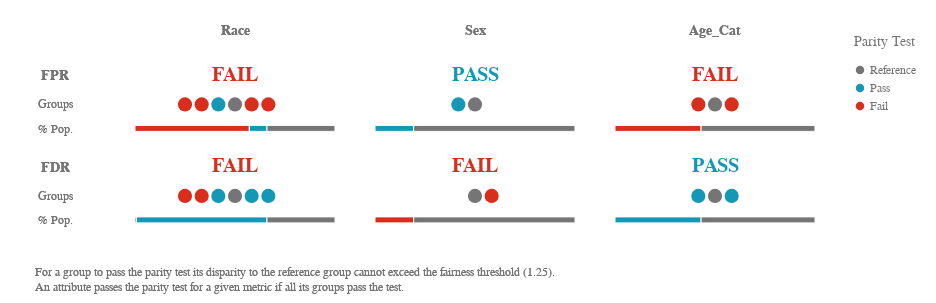

Notebook source saved alongside this figure:
### Markdown cell above
###### Gráfico resumiendo las disparidades según las métricas definidas y el umbral de disparidad

### Code cell
ap.summary(bdf, metrics, fairness_threshold = disparity_tolerance)

### Figure 1 — Vega-Lite specification as saved in the notebook (floating-point values rounded to 4 significant figures)
{"config": {"view": {"continuousWidth": 400, "continuousHeight": 300, "strokeWidth": 0}, "legend": {"labelColor": "rgb(117,117,117)", "labelFont": "Arial", "labelFontSize": 12, "titleColor": "rgb(117,117,117)", "titleFont": "Arial", "titleFontSize": 14, "titleFontWeight": "normal", "titlePadding": 15}}, "vconcat": [{"hconcat": [{"vconcat": [{"mark": {"type": "text", "align": "center", "baseline": "middle", "color": "rgb(117,117,117)", "font": "Arial", "fontWeight": "bold", "size": 14}, "encoding": {"text": {"value": ""}}, "height": 32.25, "width": 80.0}, {"layer": [{"mark": {"type": "text", "align": "center", "baseline": "middle", "color": "rgb(117,117,117)", "font": "Arial", "fontWeight": "bold", "size": 14}, "encoding": {"text": {"value": "FPR"}, "y": {"type": "quantitative", "axis": {"domain": false, "grid": false, "labels": false, "ticks": false, "title": " "}, "field": "y_position", "scale": {"domain": [3, 1]}}}, "transform": [{"calculate": "1.2", "as": "y_position"}]}, {"mark": {"type": "text", "align": "center", "baseline": "middle", "color": "rgb(117,117,117)", "font": "Arial", "size": 12}, "encoding": {"text": {"value": "Groups"}, "y": {"type": "quantitative", "axis": {"domain": false, "grid": false, "labels": false, "ticks": false, "title": " "}, "field": "y_position", "scale": {"domain": [3, 1]}}}, "transform": [{"calculate": "2", "as": "y_position"}]}, {"mark": {"type": "text", "align": "center", "baseline": "middle", "color": "rgb(117,117,117)", "font": "Arial", "size": 12}, "encoding": {"text": {"value": "% Pop."}, "y": {"type": "quantitative", "axis": {"domain": false, "grid": false, "labels": false, "ticks": false, "title": " "}, "field": "y_position", "scale": {"domain": [3, 1]}}}, "transform": [{"calculate": "2.7", "as": "y_position"}]}], "height": 69.88, "width": 80.0}, {"layer": [{"mark": {"type": "text", "align": "center", "baseline": "middle", "color": "rgb(117,117,117)", "font": "Arial", "fontWeight": "bold", "size": 14}, "encoding": {"text": {"value": "FDR"}, "y": {"type": "quantitative", "axis": {"domain": false, "grid": false, "labels": false, "ticks": false, "title": " "}, "field": "y_position", "scale": {"domain": [3, 1]}}}, "transform": [{"calculate": "1.2", "as": "y_position"}]}, {"mark": {"type": "text", "align": "center", "baseline": "middle", "color": "rgb(117,117,117)", "font": "Arial", "size": 12}, "encoding": {"text": {"value": "Groups"}, "y": {"type": "quantitative", "axis": {"domain": false, "grid": false, "labels": false, "ticks": false, "title": " "}, "field": "y_position", "scale": {"domain": [3, 1]}}}, "transform": [{"calculate": "2", "as": "y_position"}]}, {"mark": {"type": "text", "align": "center", "baseline": "middle", "color": "rgb(117,117,117)", "font": "Arial", "size": 12}, "encoding": {"text": {"value": "% Pop."}, "y": {"type": "quantitative", "axis": {"domain": false, "grid": false, "labels": false, "ticks": false, "title": " "}, "field": "y_position", "scale": {"domain": [3, 1]}}}, "transform": [{"calculate": "2.7", "as": "y_position"}]}], "height": 69.88, "width": 80.0}], "bounds": "flush", "data": {"name": "data-79dd248bdaa0ea02c535240e8ad022c8"}, "spacing": 21.5}, {"hconcat": [{"vconcat": [{"data": {"name": "data-79dd248bdaa0ea02c535240e8ad022c8"}, "mark": {"type": "text", "align": "center", "baseline": "middle", "color": "rgb(117,117,117)", "font": "Arial", "fontWeight": "bold", "size": 14}, "encoding": {"text": {"value": "Race"}}, "height": 32.25, "width": 200.0}, {"layer": [{"data": {"name": "data-0648884f34076ca4404072fa7f837079"}, "mark": {"type": "text", "align": "center", "baseline": "middle", "font": "Arial", "fontWeight": "bold", "size": 20}, "encoding": {"color": {"type": "ordinal", "field": "parity_result", "legend": {"title": ""}, "scale": {"domain": ["Reference", "Pass", "Fail"], "range": ["rgb(117,117,117)", "rgb(20, 152, 181)", "rgb(217, 46, 28)"]}}, "text": {"value": "FAIL"}, "y": {"type": "quantitative", "axis": {"domain": false, "grid": false, "labels": false, "ticks": false, "title": " "}, "field": "y_position", "scale": {"domain": [3, 1]}}}, "transform": [{"calculate": "1", "as": "y_position"}]}, {"data": {"name": "data-e5c889fc3a7e6913d4b53ba1ab81db6e"}, "mark": {"type": "bar", "size": 6, "stroke": "white"}, "encoding": {"color": {"type": "ordinal", "field": "fpr_parity_result", "legend": {"padding": 20, "title": "Parity Test"}, "scale": {"domain": ["Reference", "Pass", "Fail"], "range": ["rgb(117,117,117)", "rgb(20, 152, 181)", "rgb(217, 46, 28)"]}}, "tooltip": [{"type": "nominal", "field": "fpr_parity_result", "title": "Parity"}, {"type": "nominal", "field": "tooltip_group_size", "title": "Size"}, {"type": "nominal", "field": "tooltip_groups_name_size", "title": "Groups"}], "x": {"type": "quantitative", "aggregate": "sum", "axis": {"domain": false, "grid": false, "labels": false, "ticks": false, "title": " "}, "field": "group_size", "stack": "normalize"}, "y": {"type": "quantitative", "axis": {"domain": false, "grid": false, "labels": false, "ticks": false, "title": " "}, "field": "y_position", "scale": {"domain": [3, 1]}}}, "transform": [{"calculate": "2.8", "as": "y_position"}]}, {"data": {"name": "data-2cba3c2e80ae48cf8c5008433f170832"}, "mark": {"type": "circle", "opacity": 1}, "encoding": {"color": {"type": "ordinal", "field": "fpr_parity_result", "legend": {"title": ""}, "scale": {"domain": ["Reference", "Pass", "Fail"], "range": ["rgb(117,117,117)", "rgb(20, 152, 181)", "rgb(217, 46, 28)"]}}, "size": {"value": 200}, "tooltip": [{"type": "nominal", "field": "attribute_value", "title": "Group"}, {"type": "nominal", "field": "tooltip_group_size", "title": "Group Size"}, {"type": "nominal", "field": "tooltip_parity_test_explanation_fpr", "title": "Parity Test"}, {"type": "nominal", "field": "tooltip_disparity_explanation_fpr", "title": "Disparity"}, {"type": "quantitative", "field": "fpr", "format": ".2f", "title": "FPR"}], "x": {"type": "quantitative", "axis": {"domain": false, "grid": false, "labels": false, "ticks": false, "title": " "}, "field": "fpr_disparity_rank", "scale": {"domain": [-6, 6], "nice": false}}, "y": {"type": "quantitative", "axis": {"domain": false, "grid": false, "labels": false, "ticks": false, "title": " "}, "field": "y_position", "scale": {"domain": [3, 1]}}}, "transform": [{"calculate": "2", "as": "y_position"}]}], "height": 69.88, "resolve": {"scale": {"x": "independent"}}, "width": 200.0}, {"layer": [{"data": {"name": "data-0648884f34076ca4404072fa7f837079"}, "mark": {"type": "text", "align": "center", "baseline": "middle", "font": "Arial", "fontWeight": "bold", "size": 20}, "encoding": {"color": {"type": "ordinal", "field": "parity_result", "legend": {"title": ""}, "scale": {"domain": ["Reference", "Pass", "Fail"], "range": ["rgb(117,117,117)", "rgb(20, 152, 181)", "rgb(217, 46, 28)"]}}, "text": {"value": "FAIL"}, "y": {"type": "quantitative", "axis": {"domain": false, "grid": false, "labels": false, "ticks": false, "title": " "}, "field": "y_position", "scale": {"domain": [3, 1]}}}, "transform": [{"calculate": "1", "as": "y_position"}]}, {"data": {"name": "data-044844bfbe0bddaeb30b6be75ec9e7f6"}, "mark": {"type": "bar", "size": 6, "stroke": "white"}, "encoding": {"color": {"type": "ordinal", "field": "fdr_parity_result", "legend": {"padding": 20, "title": "Parity Test"}, "scale": {"domain": ["Reference", "Pass", "Fail"], "range": ["rgb(117,117,117)", "rgb(20, 152, 181)", "rgb(217, 46, 28)"]}}, "tooltip": [{"type": "nominal", "field": "fdr_parity_result", "title": "Parity"}, {"type": "nominal", "field": "tooltip_group_size", "title": "Size"}, {"type": "nominal", "field": "tooltip_groups_name_size", "title": "Groups"}], "x": {"type": "quantitative", "aggregate": "sum", "axis": {"domain": false, "grid": false, "labels": false, "ticks": false, "title": " "}, "field": "group_size", "stack": "normalize"}, "y": {"type": "quantitative", "axis": {"domain": false, "grid": false, "labels": false, "ticks": false, "title": " "}, "field": "y_position", "scale": {"domain": [3, 1]}}}, "transform": [{"calculate": "2.8", "as": "y_position"}]}, {"data": {"name": "data-2cba3c2e80ae48cf8c5008433f170832"}, "mark": {"type": "circle", "opacity": 1}, "encoding": {"color": {"type": "ordinal", "field": "fdr_parity_result", "legend": {"title": ""}, "scale": {"domain": ["Reference", "Pass", "Fail"], "range": ["rgb(117,117,117)", "rgb(20, 152, 181)", "rgb(217, 46, 28)"]}}, "size": {"value": 200}, "tooltip": [{"type": "nominal", "field": "attribute_value", "title": "Group"}, {"type": "nominal", "field": "tooltip_group_size", "title": "Group Size"}, {"type": "nominal", "field": "tooltip_parity_test_explanation_fdr", "title": "Parity Test"}, {"type": "nominal", "field": "tooltip_disparity_explanation_fdr", "title": "Disparity"}, {"type": "quantitative", "field": "fdr", "format": ".2f", "title": "FDR"}], "x": {"type": "quantitative", "axis": {"domain": false, "grid": false, "labels": false, "ticks": false, "title": " "}, "field": "fdr_disparity_rank", "scale": {"domain": [-6, 6], "nice": false}}, "y": {"type": "quantitative", "axis": {"domain": false, "grid": false, "labels": false, "ticks": false, "title": " "}, "field": "y_position", "scale": {"domain": [3, 1]}}}, "transform": [{"calculate": "2", "as": "y_position"}]}], "height": 69.88, "resolve": {"scale": {"x": "independent"}}, "width": 200.0}], "bounds": "flush", "spacing": 21.5}, {"vconcat": [{"data": {"name": "data-79dd248bdaa0ea02c535240e8ad022c8"}, "mark": {"type": "text", "align": "center", "baseline": "middle", "color": "rgb(117,117,117)", "font": "Arial", "fontWeight": "bold", "size": 14}, "encoding": {"text": {"value": "Sex"}}, "height": 32.25, "width": 200.0}, {"layer": [{"data": {"name": "data-126d4ae515fac080ab56453e43289c66"}, "mark": {"type": "text", "align": "center", "baseline": "middle", "font": "Arial", "fontWeight": "bold", "size": 20}, "encoding": {"color": {"type": "ordinal", "field": "parity_result", "legend": {"title": ""}, "scale": {"domain": ["Reference", "Pass", "Fail"], "range": ["rgb(117,117,117)", "rgb(20, 152, 181)", "rgb(217, 46, 28)"]}}, "text": {"value": "PASS"}, "y": {"type": "quantitative", "axis": {"domain": false, "grid": false, "labels": false, "ticks": false, "title": " "}, "field": "y_position", "scale": {"domain": [3, 1]}}}, "transform": [{"calculate": "1", "as": "y_position"}]}, {"data": {"name": "data-669876db1a2e2819fe667e7a9ab6cfeb"}, "mark": {"type": "bar", "size": 6, "stroke": "white"}, "encoding": {"color": {"type": "ordinal", "field": "fpr_parity_result", "legend": {"padding": 20, "title": "Parity Test"}, "scale": {"domain": ["Reference", "Pass", "Fail"], "range": ["rgb(117,117,117)", "rgb(20, 152, 181)", "rgb(217, 46, 28)"]}}, "tooltip": [{"type": "nominal", "field": "fpr_parity_result", "title": "Parity"}, {"type": "nominal", "field": "tooltip_group_size", "title": "Size"}, {"type": "nominal", "field": "tooltip_groups_name_size", "title": "Groups"}], "x": {"type": "quantitative", "aggregate": "sum", "axis": {"domain": false, "grid": false, "labels": false, "ticks": false, "title": " "}, "field": "group_size", "stack": "normalize"}, "y": {"type": "quantitative", "axis": {"domain": false, "grid": false, "labels": false, "ticks": false, "title": " "}, "field": "y_position", "scale": {"domain": [3, 1]}}}, "transform": [{"calculate": "2.8", "as": "y_position"}]}, {"data": {"name": "data-c73440178a70acac58ecaa9a15b8e0a1"}, "mark": {"type": "circle", "opacity": 1}, "encoding": {"color": {"type": "ordinal", "field": "fpr_parity_result", "legend": {"title": ""}, "scale": {"domain": ["Reference", "Pass", "Fail"], "range": ["rgb(117,117,117)", "rgb(20, 152, 181)", "rgb(217, 46, 28)"]}}, "size": {"value": 200}, "tooltip": [{"type": "nominal", "field": "attribute_value", "title": "Group"}, {"type": "nominal", "field": "tooltip_group_size", "title": "Group Size"}, {"type": "nominal", "field": "tooltip_parity_test_explanation_fpr", "title": "Parity Test"}, {"type": "nominal", "field": "tooltip_disparity_explanation_fpr", "title": "Disparity"}, {"type": "quantitative", "field": "fpr", "format": ".2f", "title": "FPR"}], "x": {"type": "quantitative", "axis": {"domain": false, "grid": false, "labels": false, "ticks": false, "title": " "}, "field": "fpr_disparity_rank", "scale": {"domain": [-6, 6], "nice": false}}, "y": {"type": "quantitative", "axis": {"domain": false, "grid": false, "labels": false, "ticks": false, "title": " "}, "field": "y_position", "scale": {"domain": [3, 1]}}}, "transform": [{"calculate": "2", "as": "y_position"}]}], "height": 69.88, "resolve": {"scale": {"x": "independent"}}, "width": 200.0}, {"layer": [{"data": {"name": "data-0648884f34076ca4404072fa7f837079"}, "mark": {"type": "text", "align": "center", "baseline": "middle", "font": "Arial", "fontWeight": "bold", "size": 20}, "encoding": {"color": {"type": "ordinal", "field": "parity_result", "legend": {"title": ""}, "scale": {"domain": ["Reference", "Pass", "Fail"], "range": ["rgb(117,117,117)", "rgb(20, 152, 181)", "rgb(217, 46, 28)"]}}, "text": {"value": "FAIL"}, "y": {"type": "quantitative", "axis": {"domain": false, "grid": false, "labels": false, "ticks": false, "title": " "}, "field": "y_position", "scale": {"domain": [3, 1]}}}, "transform": [{"calculate": "1", "as": "y_position"}]}, {"data": {"name": "data-aa201ecef1357f2d5af6ab2e04f7748c"}, "mark": {"type": "bar", "size": 6, "stroke": "white"}, "encoding": {"color": {"type": "ordinal", "field": "fdr_parity_result", "legend": {"padding": 20, "title": "Parity Test"}, "scale": {"domain": ["Reference", "Pass", "Fail"], "range": ["rgb(117,117,117)", "rgb(20, 152, 181)", "rgb(217, 46, 28)"]}}, "tooltip": [{"type": "nominal", "field": "fdr_parity_result", "title": "Parity"}, {"type": "nominal", "field": "tooltip_group_size", "title": "Size"}, {"type": "nominal", "field": "tooltip_groups_name_size", "title": "Groups"}], "x": {"type": "quantitative", "aggregate": "sum", "axis": {"domain": false, "grid": false, "labels": false, "ticks": false, "title": " "}, "field": "group_size", "stack": "normalize"}, "y": {"type": "quantitative", "axis": {"domain": false, "grid": false, "labels": false, "ticks": false, "title": " "}, "field": "y_position", "scale": {"domain": [3, 1]}}}, "transform": [{"calculate": "2.8", "as": "y_position"}]}, {"data": {"name": "data-c73440178a70acac58ecaa9a15b8e0a1"}, "mark": {"type": "circle", "opacity": 1}, "encoding": {"color": {"type": "ordinal", "field": "fdr_parity_result", "legend": {"title": ""}, "scale": {"domain": ["Reference", "Pass", "Fail"], "range": ["rgb(117,117,117)", "rgb(20, 152, 181)", "rgb(217, 46, 28)"]}}, "size": {"value": 200}, "tooltip": [{"type": "nominal", "field": "attribute_value", "title": "Group"}, {"type": "nominal", "field": "tooltip_group_size", "title": "Group Size"}, {"type": "nominal", "field": "tooltip_parity_test_explanation_fdr", "title": "Parity Test"}, {"type": "nominal", "field": "tooltip_disparity_explanation_fdr", "title": "Disparity"}, {"type": "quantitative", "field": "fdr", "format": ".2f", "title": "FDR"}], "x": {"type": "quantitative", "axis": {"domain": false, "grid": false, "labels": false, "ticks": false, "title": " "}, "field": "fdr_disparity_rank", "scale": {"domain": [-6, 6], "nice": false}}, "y": {"type": "quantitative", "axis": {"domain": false, "grid": false, "labels": false, "ticks": false, "title": " "}, "field": "y_position", "scale": {"domain": [3, 1]}}}, "transform": [{"calculate": "2", "as": "y_position"}]}], "height": 69.88, "resolve": {"scale": {"x": "independent"}}, "width": 200.0}], "bounds": "flush", "spacing": 21.5}, {"vconcat": [{"data": {"name": "data-79dd248bdaa0ea02c535240e8ad022c8"}, "mark": {"type": "text", "align": "center", "baseline": "middle", "color": "rgb(117,117,117)", "font": "Arial", "fontWeight": "bold", "size": 14}, "encoding": {"text": {"value": "Age_Cat"}}, "height": 32.25, "width": 200.0}, {"layer": [{"data": {"name": "data-0648884f34076ca4404072fa7f837079"}, "mark": {"type": "text", "align": "center", "baseline": "middle", "font": "Arial", "fontWeight": "bold", "size": 20}, "encoding": {"color": {"type": "ordinal", "field": "parity_result", "legend": {"title": ""}, "scale": {"domain": ["Reference", "Pass", "Fail"], "range": ["rgb(117,117,117)", "rgb(20, 152, 181)", "rgb(217, 46, 28)"]}}, "text": {"value": "FAIL"}, "y": {"type": "quantitative", "axis": {"domain": false, "grid": false, "labels": false, "ticks": false, "title": " "}, "field": "y_position", "scale": {"domain": [3, 1]}}}, "transform": [{"calculate": "1", "as": "y_position"}]}, {"data": {"name": "data-3b140241c996e724b1cbf24bacf492d2"}, "mark": {"type": "bar", "size": 6, "stroke": "white"}, "encoding": {"color": {"type": "ordinal", "field": "fpr_parity_result", "legend": {"padding": 20, "title": "Parity Test"}, "scale": {"domain": ["Reference", "Pass", "Fail"], "range": ["rgb(117,117,117)", "rgb(20, 152, 181)", "rgb(217, 46, 28)"]}}, "tooltip": [{"type": "nominal", "field": "fpr_parity_result", "title": "Parity"}, {"type": "nominal", "field": "tooltip_group_size", "title": "Size"}, {"type": "nominal", "field": "tooltip_groups_name_size", "title": "Groups"}], "x": {"type": "quantitative", "aggregate": "sum", "axis": {"domain": false, "grid": false, "labels": false, "ticks": false, "title": " "}, "field": "group_size", "stack": "normalize"}, "y": {"type": "quantitative", "axis": {"domain": false, "grid": false, "labels": false, "ticks": false, "title": " "}, "field": "y_position", "scale": {"domain": [3, 1]}}}, "transform": [{"calculate": "2.8", "as": "y_position"}]}, {"data": {"name": "data-c60faa53c4c11d8156ab4a5f996470c1"}, "mark": {"type": "circle", "opacity": 1}, "encoding": {"color": {"type": "ordinal", "field": "fpr_parity_result", "legend": {"title": ""}, "scale": {"domain": ["Reference", "Pass", "Fail"], "range": ["rgb(117,117,117)", "rgb(20, 152, 181)", "rgb(217, 46, 28)"]}}, "size": {"value": 200}, "tooltip": [{"type": "nominal", "field": "attribute_value", "title": "Group"}, {"type": "nominal", "field": "tooltip_group_size", "title": "Group Size"}, {"type": "nominal", "field": "tooltip_parity_test_explanation_fpr", "title": "Parity Test"}, {"type": "nominal", "field": "tooltip_disparity_explanation_fpr", "title": "Disparity"}, {"type": "quantitative", "field": "fpr", "format": ".2f", "title": "FPR"}], "x": {"type": "quantitative", "axis": {"domain": false, "grid": false, "labels": false, "ticks": false, "title": " "}, "field": "fpr_disparity_rank", "scale": {"domain": [-6, 6], "nice": false}}, "y": {"type": "quantitative", "axis": {"domain": false, "grid": false, "labels": false, "ticks": false, "title": " "}, "field": "y_position", "scale": {"domain": [3, 1]}}}, "transform": [{"calculate": "2", "as": "y_position"}]}], "height": 69.88, "resolve": {"scale": {"x": "independent"}}, "width": 200.0}, {"layer": [{"data": {"name": "data-126d4ae515fac080ab56453e43289c66"}, "mark": {"type": "text", "align": "center", "baseline": "middle", "font": "Arial", "fontWeight": "bold", "size": 20}, "encoding": {"color": {"type": "ordinal", "field": "parity_result", "legend": {"title": ""}, "scale": {"domain": ["Reference", "Pass", "Fail"], "range": ["rgb(117,117,117)", "rgb(20, 152, 181)", "rgb(217, 46, 28)"]}}, "text": {"value": "PASS"}, "y": {"type": "quantitative", "axis": {"domain": false, "grid": false, "labels": false, "ticks": false, "title": " "}, "field": "y_position", "scale": {"domain": [3, 1]}}}, "transform": [{"calculate": "1", "as": "y_position"}]}, {"data": {"name": "data-e083016bbf5a85805a1d4e5e45cd71c8"}, "mark": {"type": "bar", "size": 6, "stroke": "white"}, "encoding": {"color": {"type": "ordinal", "field": "fdr_parity_result", "legend": {"padding": 20, "title": "Parity Test"}, "scale": {"domain": ["Reference", "Pass", "Fail"], "range": ["rgb(117,117,117)", "rgb(20, 152, 181)", "rgb(217, 46, 28)"]}}, "tooltip": [{"type": "nominal", "field": "fdr_parity_result", "title": "Parity"}, {"type": "nominal", "field": "tooltip_group_size", "title": "Size"}, {"type": "nominal", "field": "tooltip_groups_name_size", "title": "Groups"}], "x": {"type": "quantitative", "aggregate": "sum", "axis": {"domain": false, "grid": false, "labels": false, "ticks": false, "title": " "}, "field": "group_size", "stack": "normalize"}, "y": {"type": "quantitative", "axis": {"domain": false, "grid": false, "labels": false, "ticks": false, "title": " "}, "field": "y_position", "scale": {"domain": [3, 1]}}}, "transform": [{"calculate": "2.8", "as": "y_position"}]}, {"data": {"name": "data-c60faa53c4c11d8156ab4a5f996470c1"}, "mark": {"type": "circle", "opacity": 1}, "encoding": {"color": {"type": "ordinal", "field": "fdr_parity_result", "legend": {"title": ""}, "scale": {"domain": ["Reference", "Pass", "Fail"], "range": ["rgb(117,117,117)", "rgb(20, 152, 181)", "rgb(217, 46, 28)"]}}, "size": {"value": 200}, "tooltip": [{"type": "nominal", "field": "attribute_value", "title": "Group"}, {"type": "nominal", "field": "tooltip_group_size", "title": "Group Size"}, {"type": "nominal", "field": "tooltip_parity_test_explanation_fdr", "title": "Parity Test"}, {"type": "nominal", "field": "tooltip_disparity_explanation_fdr", "title": "Disparity"}, {"type": "quantitative", "field": "fdr", "format": ".2f", "title": "FDR"}], "x": {"type": "quantitative", "axis": {"domain": false, "grid": false, "labels": false, "ticks": false, "title": " "}, "field": "fdr_disparity_rank", "scale": {"domain": [-6, 6], "nice": false}}, "y": {"type": "quantitative", "axis": {"domain": false, "grid": false, "labels": false, "ticks": false, "title": " "}, "field": "y_position", "scale": {"domain": [3, 1]}}}, "transform": [{"calculate": "2", "as": "y_position"}]}], "height": 69.88, "resolve": {"scale": {"x": "independent"}}, "width": 200.0}], "bounds": "flush", "spacing": 21.5}], "bounds": "flush", "spacing": 240.0}], "bounds": "flush", "spacing": 120.0}, {"layer": [{"mark": {"type": "text", "align": "left", "baseline": "top", "fill": "rgb(117,117,117)", "font": "Arial", "fontSize": 12, "fontWeight": "normal"}, "encoding": {"text": {"value": "For a group to pass the parity test its disparity to the reference group cannot exceed the fairness threshold (1.25)."}, "x": {"value": 20.0}, "y": {"value": 0}}}, {"mark": {"type": "text", "align": "left", "baseline": "top", "fill": "rgb(117,117,117)", "font": "Arial", "fontSize": 12, "fontWeight": "normal"}, "encoding": {"text": {"value": "An attribute passes the parity test for a given metric if all its groups pass the test."}, "x": {"value": 20.0}, "y": {"value": 15.0}}}], "data": {"name": "data-79dd248bdaa0ea02c535240e8ad022c8"}}], "padding": {"top": 15, "bottom": 10}, "$schema": "https://vega.github.io/schema/vega-lite/v4.8.1.json", "datasets": {"data-79dd248bdaa0ea02c535240e8ad022c8": [{"a": 1, "b": 0}, {"a": 1, "b": 0}], "data-0648884f34076ca4404072fa7f837079": [{"parity_result": "Fail"}], "data-e5c889fc3a7e6913d4b53ba1ab81db6e": [{"fpr_parity_result": "Fail", "attribute_name": "race", "total_entities": 7214, "group_size": 4123, "tooltip_groups_name_size": "African-American (3,696), Asian (32), Native American (18), Other (377)", "tooltip_group_size": "4,123 (57.15%)"}, {"fpr_parity_result": "Pass", "attribute_name": "race", "total_entities": 7214, "group_size": 637, "tooltip_groups_name_size": "Hispanic (637)", "tooltip_group_size": "637 (8.83%)"}, {"fpr_parity_result": "Reference", "attribute_name": "race", "total_entities": 7214, "group_size": 2454, "tooltip_groups_name_size": "Caucasian (2,454)", "tooltip_group_size": "2,454 (34.02%)"}], "data-2cba3c2e80ae48cf8c5008433f170832": [{"attribute_name": "race", "attribute_value": "African-American", "group_size": 3696, "total_entities": 7214, "ref_group_value": "Caucasian", "fpr": 0.4485, "fdr": 0.3703, "fpr_disparity": 1.912, "fdr_disparity": 0.9061, "fpr_disparity_scaled": 0.9121, "fpr_parity_result": "Fail", "tooltip_parity_test_explanation_fpr": "Fail. Above fairness threshold of 1.25", "tooltip_disparity_explanation_fpr": "1.91 times larger FPR than the reference group", "tooltip_group_size": "3,696 (51.23%)", "fpr_disparity_rank": 2.0, "group_size_formatted": "3,696", "tooltip_groups_name_size": "African-American (3,696)", "fdr_disparity_scaled": -0.1036, "fdr_parity_result": "Pass", "tooltip_parity_test_explanation_fdr": "Pass. Below fairness threshold of 1.25", "tooltip_disparity_explanation_fdr": "1.10 times smaller FDR than the reference group", "fdr_disparity_rank": -1.0}, {"attribute_name": "race", "attribute_value": "Asian", "group_size": 32, "total_entities": 7214, "ref_group_value": "Caucasian", "fpr": 0.08696, "fdr": 0.25, "fpr_disparity": 0.3707, "fdr_disparity": 0.6117, "fpr_disparity_scaled": -1.697, "fpr_parity_result": "Fail", "tooltip_parity_test_explanation_fpr": "Fail. Above fairness threshold of 1.25", "tooltip_disparity_explanation_fpr": "2.70 times smaller FPR than the reference group", "tooltip_group_size": "32 (0.44%)", "fpr_disparity_rank": -3.0, "group_size_formatted": "32", "tooltip_groups_name_size": "Asian (32)", "fdr_disparity_scaled": -0.6347, "fdr_parity_result": "Fail", "tooltip_parity_test_explanation_fdr": "Fail. Above fairness threshold of 1.25", "tooltip_disparity_explanation_fdr": "1.63 times smaller FDR than the reference group", "fdr_disparity_rank": -3.0}, {"attribute_name": "race", "attribute_value": "Caucasian", "group_size": 2454, "total_entities": 7214, "ref_group_value": "Caucasian", "fpr": 0.2345, "fdr": 0.4087, "fpr_disparity": 1.0, "fdr_disparity": 1.0, "fpr_disparity_scaled": 0.0, "fpr_parity_result": "Reference", "tooltip_parity_test_explanation_fpr": "Reference group", "tooltip_disparity_explanation_fpr": "Reference group", "tooltip_group_size": "2,454 (34.02%)", "fpr_disparity_rank": 0.0, "group_size_formatted": "2,454", "tooltip_groups_name_size": "Caucasian (2,454)", "fdr_disparity_scaled": 0.0, "fdr_parity_result": "Reference", "tooltip_parity_test_explanation_fdr": "Reference group", "tooltip_disparity_explanation_fdr": "Reference group", "fdr_disparity_rank": 0.0}, {"attribute_name": "race", "attribute_value": "Hispanic", "group_size": 637, "total_entities": 7214, "ref_group_value": "Caucasian", "fpr": 0.2148, "fdr": 0.4579, "fpr_disparity": 0.9159, "fdr_disparity": 1.12, "fpr_disparity_scaled": -0.09184, "fpr_parity_result": "Pass", "tooltip_parity_test_explanation_fpr": "Pass. Below fairness threshold of 1.25", "tooltip_disparity_explanation_fpr": "1.09 times smaller FPR than the reference group", "tooltip_group_size": "637 (8.83%)", "fpr_disparity_rank": -1.0, "group_size_formatted": "637", "tooltip_groups_name_size": "Hispanic (637)", "fdr_disparity_scaled": 0.1205, "fdr_parity_result": "Pass", "tooltip_parity_test_explanation_fdr": "Pass. Below fairness threshold of 1.25", "tooltip_disparity_explanation_fdr": "1.12 times larger FDR than the reference group", "fdr_disparity_rank": 2.0}, {"attribute_name": "race", "attribute_value": "Native American", "group_size": 18, "total_entities": 7214, "ref_group_value": "Caucasian", "fpr": 0.375, "fdr": 0.25, "fpr_disparity": 1.599, "fdr_disparity": 0.6117, "fpr_disparity_scaled": 0.5989, "fpr_parity_result": "Fail", "tooltip_parity_test_explanation_fpr": "Fail. Above fairness threshold of 1.25", "tooltip_disparity_explanation_fpr": "1.60 times larger FPR than the reference group", "tooltip_group_size": "18 (0.25%)", "fpr_disparity_rank": 1.0, "group_size_formatted": "18", "tooltip_groups_name_size": "Native American (18)", "fdr_disparity_scaled": -0.6347, "fdr_parity_result": "Fail", "tooltip_parity_test_explanation_fdr": "Fail. Above fairness threshold of 1.25", "tooltip_disparity_explanation_fdr": "1.63 times smaller FDR than the reference group", "fdr_disparity_rank": -2.0}, {"attribute_name": "race", "attribute_value": "Other", "group_size": 377, "total_entities": 7214, "ref_group_value": "Caucasian", "fpr": 0.1475, "fdr": 0.4557, "fpr_disparity": 0.6291, "fdr_disparity": 1.115, "fpr_disparity_scaled": -0.5897, "fpr_parity_result": "Fail", "tooltip_parity_test_explanation_fpr": "Fail. Above fairness threshold of 1.25", "tooltip_disparity_explanation_fpr": "1.59 times smaller FPR than the reference group", "tooltip_group_size": "377 (5.23%)", "fpr_disparity_rank": -2.0, "group_size_formatted": "377", "tooltip_groups_name_size": "Other (377)", "fdr_disparity_scaled": 0.1151, "fdr_parity_result": "Pass", "tooltip_parity_test_explanation_fdr": "Pass. Below fairness threshold of 1.25", "tooltip_disparity_explanation_fdr": "1.12 times larger FDR than the reference group", "fdr_disparity_rank": 1.0}], "data-044844bfbe0bddaeb30b6be75ec9e7f6": [{"fdr_parity_result": "Fail", "attribute_name": "race", "total_entities": 7214, "group_size": 50, "tooltip_groups_name_size": "Asian (32), Native American (18)", "tooltip_group_size": "50 (0.69%)"}, {"fdr_parity_result": "Pass", "attribute_name": "race", "total_entities": 7214, "group_size": 4710, "tooltip_groups_name_size": "African-American (3,696), Hispanic (637), Other (377)", "tooltip_group_size": "4,710 (65.29%)"}, {"fdr_parity_result": "Reference", "attribute_name": "race", "total_entities": 7214, "group_size": 2454, "tooltip_groups_name_size": "Caucasian (2,454)", "tooltip_group_size": "2,454 (34.02%)"}], "data-126d4ae515fac080ab56453e43289c66": [{"parity_result": "Pass"}], "data-669876db1a2e2819fe667e7a9ab6cfeb": [{"fpr_parity_result": "Pass", "attribute_name": "sex", "total_entities": 7214, "group_size": 1395, "tooltip_groups_name_size": "Female (1,395)", "tooltip_group_size": "1,395 (19.34%)"}, {"fpr_parity_result": "Reference", "attribute_name": "sex", "total_entities": 7214, "group_size": 5819, "tooltip_groups_name_size": "Male (5,819)", "tooltip_group_size": "5,819 (80.66%)"}], "data-c73440178a70acac58ecaa9a15b8e0a1": [{"attribute_name": "sex", "attribute_value": "Female", "group_size": 1395, "total_entities": 7214, "ref_group_value": "Male", "fpr": 0.3211, "fdr": 0.4873, "fpr_disparity": 0.9903, "fdr_disparity": 1.336, "fpr_disparity_scaled": -0.009751, "fpr_parity_result": "Pass", "tooltip_parity_test_explanation_fpr": "Pass. Below fairness threshold of 1.25", "tooltip_disparity_explanation_fpr": "1.01 times smaller FPR than the reference group", "tooltip_group_size": "1,395 (19.34%)", "fpr_disparity_rank": -1.0, "group_size_formatted": "1,395", "tooltip_groups_name_size": "Female (1,395)", "fdr_disparity_scaled": 0.3364, "fdr_parity_result": "Fail", "tooltip_parity_test_explanation_fdr": "Fail. Above fairness threshold of 1.25", "tooltip_disparity_explanation_fdr": "1.34 times larger FDR than the reference group", "fdr_disparity_rank": 1.0}, {"attribute_name": "sex", "attribute_value": "Male", "group_size": 5819, "total_entities": 7214, "ref_group_value": "Male", "fpr": 0.3242, "fdr": 0.3646, "fpr_disparity": 1.0, "fdr_disparity": 1.0, "fpr_disparity_scaled": 0.0, "fpr_parity_result": "Reference", "tooltip_parity_test_explanation_fpr": "Reference group", "tooltip_disparity_explanation_fpr": "Reference group", "tooltip_group_size": "5,819 (80.66%)", "fpr_disparity_rank": 0.0, "group_size_formatted": "5,819", "tooltip_groups_name_size": "Male (5,819)", "fdr_disparity_scaled": 0.0, "fdr_parity_result": "Reference", "tooltip_parity_test_explanation_fdr": "Reference group", "tooltip_disparity_explanation_fdr": "Reference group", "fdr_disparity_rank": 0.0}], "data-aa201ecef1357f2d5af6ab2e04f7748c": [{"fdr_parity_result": "Fail", "attribute_name": "sex", "total_entities": 7214, "group_size": 1395, "tooltip_groups_name_size": "Female (1,395)", "tooltip_group_size": "1,395 (19.34%)"}, {"fdr_parity_result": "Reference", "attribute_name": "sex", "total_entities": 7214, "group_size": 5819, "tooltip_groups_name_size": "Male (5,819)", "tooltip_group_size": "5,819 (80.66%)"}], "data-3b140241c996e724b1cbf24bacf492d2": [{"fpr_parity_result": "Fail", "attribute_name": "age_cat", "total_entities": 7214, "group_size": 3105, "tooltip_groups_name_size": "Greater than 45 (1,576), Less than 25 (1,529)", "tooltip_group_size": "3,105 (43.04%)"}, {"fpr_parity_result": "Reference", "attribute_name": "age_cat", "total_entities": 7214, "group_size": 4109, "tooltip_groups_name_size": "25 - 45 (4,109)", "tooltip_group_size": "4,109 (56.96%)"}], "data-c60faa53c4c11d8156ab4a5f996470c1": [{"attribute_name": "age_cat", "attribute_value": "25 - 45", "group_size": 4109, "total_entities": 7214, "ref_group_value": "25 - 45", "fpr": 0.3338, "fdr": 0.3851, "fpr_disparity": 1.0, "fdr_disparity": 1.0, "fpr_disparity_scaled": 0.0, "fpr_parity_result": "Reference", "tooltip_parity_test_explanation_fpr": "Reference group", "tooltip_disparity_explanation_fpr": "Reference group", "tooltip_group_size": "4,109 (56.96%)", "fpr_disparity_rank": 0.0, "group_size_formatted": "4,109", "tooltip_groups_name_size": "25 - 45 (4,109)", "fdr_disparity_scaled": 0.0, "fdr_parity_result": "Reference", "tooltip_parity_test_explanation_fdr": "Reference group", "tooltip_disparity_explanation_fdr": "Reference group", "fdr_disparity_rank": 0.0}, {"attribute_name": "age_cat", "attribute_value": "Greater than 45", "group_size": 1576, "total_entities": 7214, "ref_group_value": "25 - 45", "fpr": 0.1679, "fdr": 0.4594, "fpr_disparity": 0.503, "fdr_disparity": 1.193, "fpr_disparity_scaled": -0.9879, "fpr_parity_result": "Fail", "tooltip_parity_test_explanation_fpr": "Fail. Above fairness threshold of 1.25", "tooltip_disparity_explanation_fpr": "1.99 times smaller FPR than the reference group", "tooltip_group_size": "1,576 (21.85%)", "fpr_disparity_rank": -1.0, "group_size_formatted": "1,576", "tooltip_groups_name_size": "Greater than 45 (1,576)", "fdr_disparity_scaled": 0.1928, "fdr_parity_result": "Pass", "tooltip_parity_test_explanation_fdr": "Pass. Below fairness threshold of 1.25", "tooltip_disparity_explanation_fdr": "1.19 times larger FDR than the reference group", "fdr_disparity_rank": 1.0}, {"attribute_name": "age_cat", "attribute_value": "Less than 25", "group_size": 1529, "total_entities": 7214, "ref_group_value": "25 - 45", "fpr": 0.5414, "fdr": 0.3604, "fpr_disparity": 1.622, "fdr_disparity": 0.9357, "fpr_disparity_scaled": 0.6219, "fpr_parity_result": "Fail", "tooltip_parity_test_explanation_fpr": "Fail. Above fairness threshold of 1.25", "tooltip_disparity_explanation_fpr": "1.62 times larger FPR than the reference group", "tooltip_group_size": "1,529 (21.19%)", "fpr_disparity_rank": 1.0, "group_size_formatted": "1,529", "tooltip_groups_name_size": "Less than 25 (1,529)", "fdr_disparity_scaled": -0.06875, "fdr_parity_result": "Pass", "tooltip_parity_test_explanation_fdr": "Pass. Below fairness threshold of 1.25", "tooltip_disparity_explanation_fdr": "1.07 times smaller FDR than the reference group", "fdr_disparity_rank": -1.0}], "data-e083016bbf5a85805a1d4e5e45cd71c8": [{"fdr_parity_result": "Pass", "attribute_name": "age_cat", "total_entities": 7214, "group_size": 3105, "tooltip_groups_name_size": "Greater than 45 (1,576), Less than 25 (1,529)", "tooltip_group_size": "3,105 (43.04%)"}, {"fdr_parity_result": "Reference", "attribute_name": "age_cat", "total_entities": 7214, "group_size": 4109, "tooltip_groups_name_size": "25 - 45 (4,109)", "tooltip_group_size": "4,109 (56.96%)"}]}}
